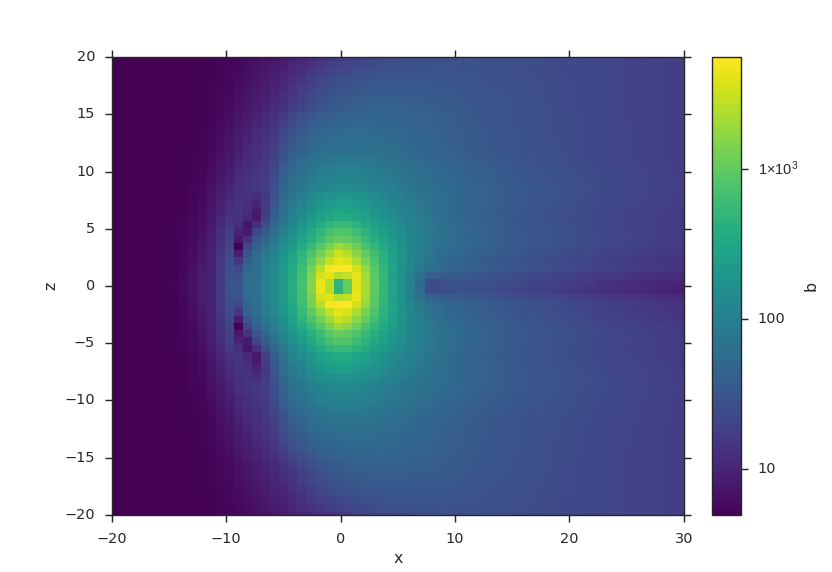

Write the Python code that produced this figure.
from os import path

import viscid
from viscid.plot import vpyplot as vlt


f3d = viscid.load_file(path.join(viscid.sample_dir, 'sample_xdmf.3d.xdmf'))

seeds = viscid.Volume((-20, 1, -20), (30, 1, 20), n=(64, 5, 64))
b = viscid.interp_trilin(f3d['b'], seeds)
vlt.plot(viscid.magnitude(b)['y=0j'], logscale=True, earth=True)

vlt.show()
